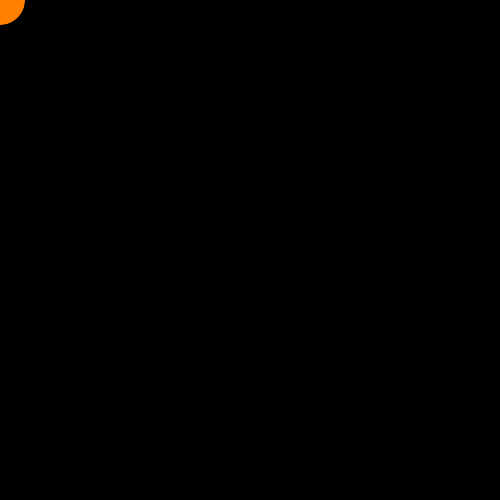
Frame 1 (no input)
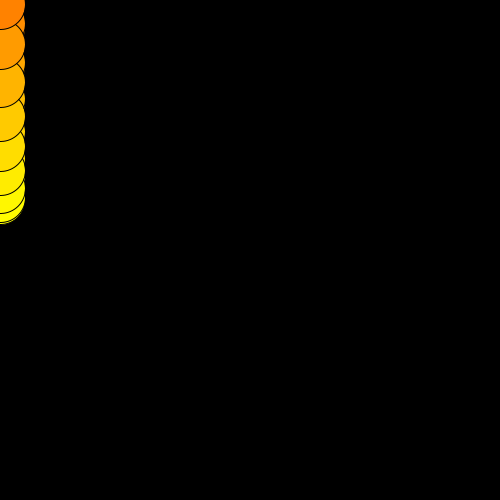
Frame 60 (the mouse pressed at the canvas centre just before this capture)
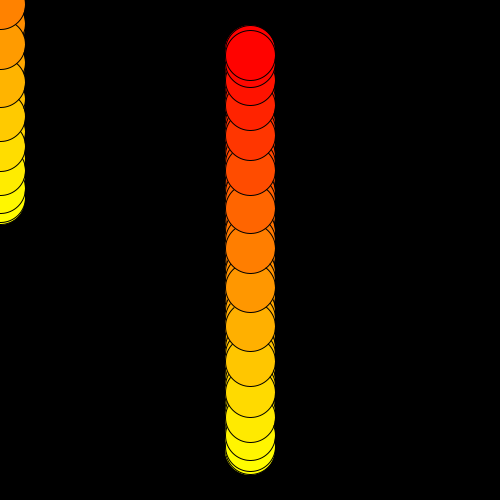
Frame 120 (the mouse held since frame 60 and released just before this capture)

The Processing sketch that drew these frames (run headless with seeded random() and noise(); from frame 60 on, the mouse is pressed at the canvas centre):

// Processing sketch: processing_172058
// ── processing_172058.pde

// Drückt mit Farbe und Bewegung ein Gefühl aus.
// Lasst das Gefühl mit der Maus verändern oder umkehren.

float counter = 0;

  void setup()
{
  size(500,500);
  background(0);
}

  void draw()
{
  colorMode(HSB, 360, 100, 100); //Viertens
  float amplitude = map(sin(counter), -1, 1, 0, 60); //Drittens
  translate(mouseX,mouseY);
  fill(amplitude, 100, 100); //Viertens
  ellipse(0, sin(counter)*200, 50, 50);
  println(sin(counter));
  counter += 0.2;
}
